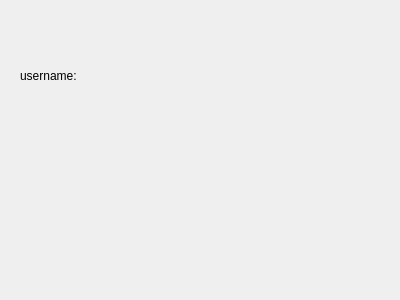
<?xml version="1.0" encoding="UTF-8"?>
<ui version="4.0">
 <class>Form</class>
 <widget class="QWidget" name="Form">
  <property name="geometry">
   <rect>
    <x>0</x>
    <y>0</y>
    <width>400</width>
    <height>300</height>
   </rect>
  </property>
  <property name="windowTitle">
   <string>Form</string>
  </property>
  <widget class="QLabel" name="label">
   <property name="geometry">
    <rect>
     <x>20</x>
     <y>60</y>
     <width>101</width>
     <height>31</height>
    </rect>
   </property>
   <property name="text">
    <string>username:</string>
   </property>
   <property name="alignment">
    <set>Qt::AlignLeading|Qt::AlignLeft|Qt::AlignVCenter</set>
   </property>
  </widget>
 </widget>
 <resources/>
 <connections/>
</ui>
